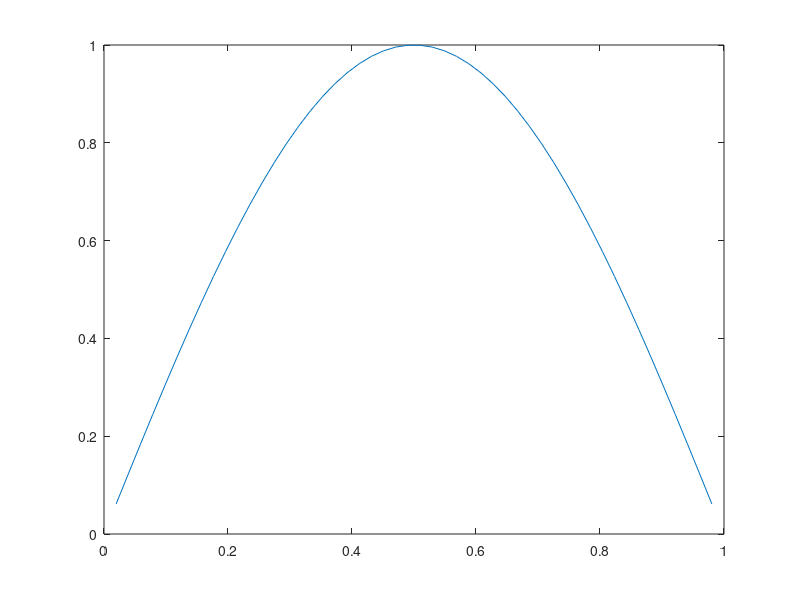

Reproduce this figure in MATLAB. (Note: this script raises an error after producing the figure.)
%%%%%%%%%%%%%%%%%%%%%%%%%%%%%%%%%%%%%%%%%%% 
% resolucion de la ecuacion del calor con evolucion temporal.
% Aplica el metodo de lineas al problema de evolucion
% u_t = u_{xx}  , x\in[a,b] t \in [0,T],  u(a,t)=0, u (b,t)=0 
% Discretiza en espacio mediante diferencias finitas centradas
% Ojo!!! Llama a la funci�n Eulerimplicito
% Datos de la ecuacion e intervalo espacial
clear('A');
global A 
a = 0; b = 1;  
alpha = 0; beta =0; 
% datos de la discretizacin
m = 50;                   % numero de nodos interiores
h = (b-a)/(m+1);
%
% Defino la matriz 
e = ones(m,1);
A = spdiags([e -2*e e],[-1 0 1],m,m);			
A= A/h^2;
%condicion inicial
F=zeros(m,1);
% dato inicial para la resolucion          
x=linspace(a,b,m+2);
xint=x(2:m+1);
u=sin(pi*xint)';
plot(xint,u)    
% Resolvemos mediante Euler implicito
[t,sol]=eulerimplicito(A,0,2,u,F,m);
% Representamos la evolucion de la soluciones numerica y exacta  
solexact =@(x,t) exp(-pi^2*t)*sin(pi*x);
clf
hold off
for i=0:1:m
plot(x,[0;sol(:,i+1);0],x,solexact(x,t(i+1)),pause(0.4));
endfor